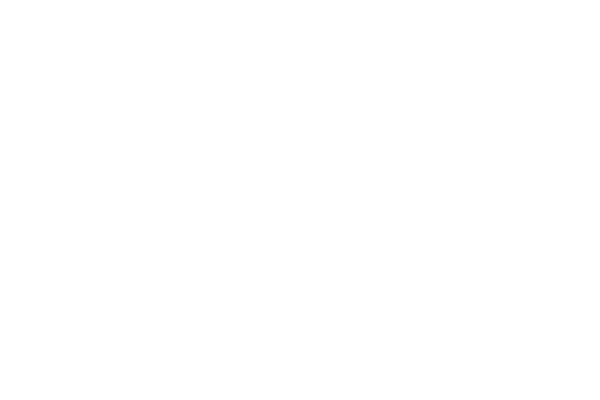
Frame 1 (no input)
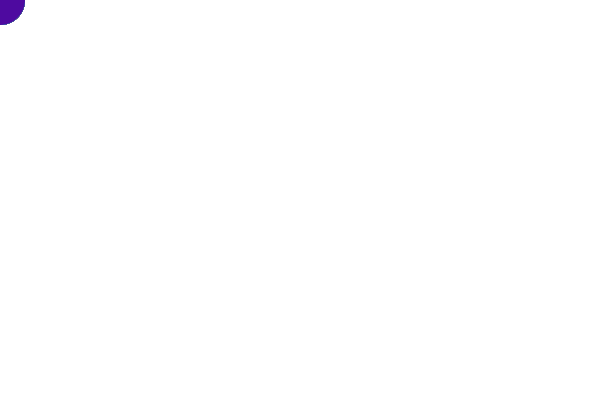
Frame 60 (the mouse pressed at the canvas centre just before this capture)
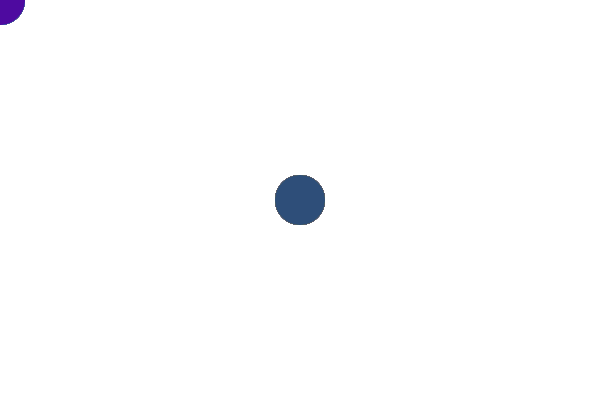
Frame 120 (the mouse held since frame 60 and released just before this capture)

The Processing sketch that drew these frames (run headless with seeded random() and noise(); from frame 60 on, the mouse is pressed at the canvas centre):

// Processing sketch: processing_148355
// ── processing_148355.pde

void setup()
{
  size(600,400);
  background(255,255,255);
}


void draw()
{

noStroke();
  ellipse(mouseX,mouseY, 50,50);
  fill(random(200),random(200),random(255));
}


void mousePressed()
{
  fill(random(255),random(255),random(255));
  triangle(mouseX, mouseY, mouseY, mouseX, 50,50);
}
